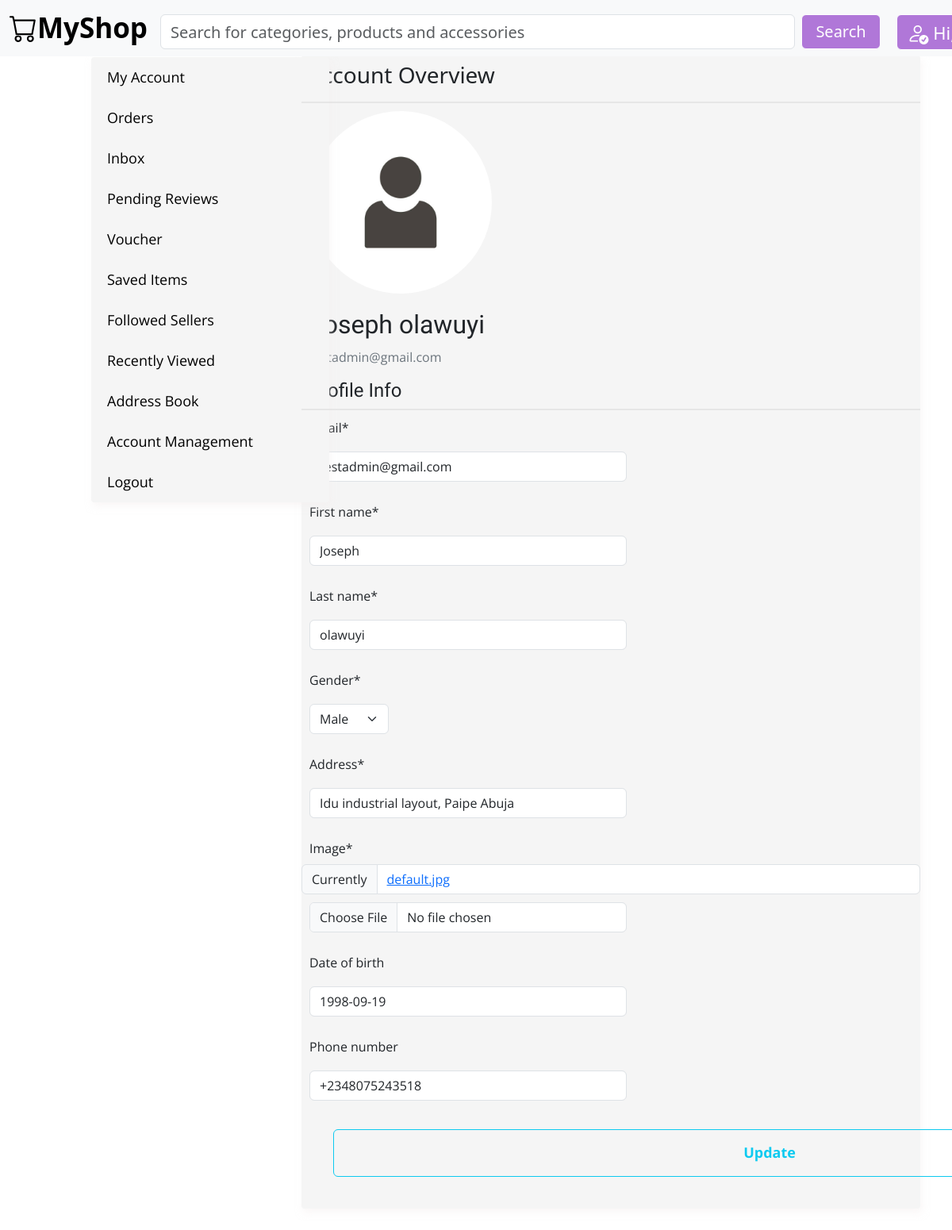
/profile/ (signed in), run on an earlier commit of the app's database.
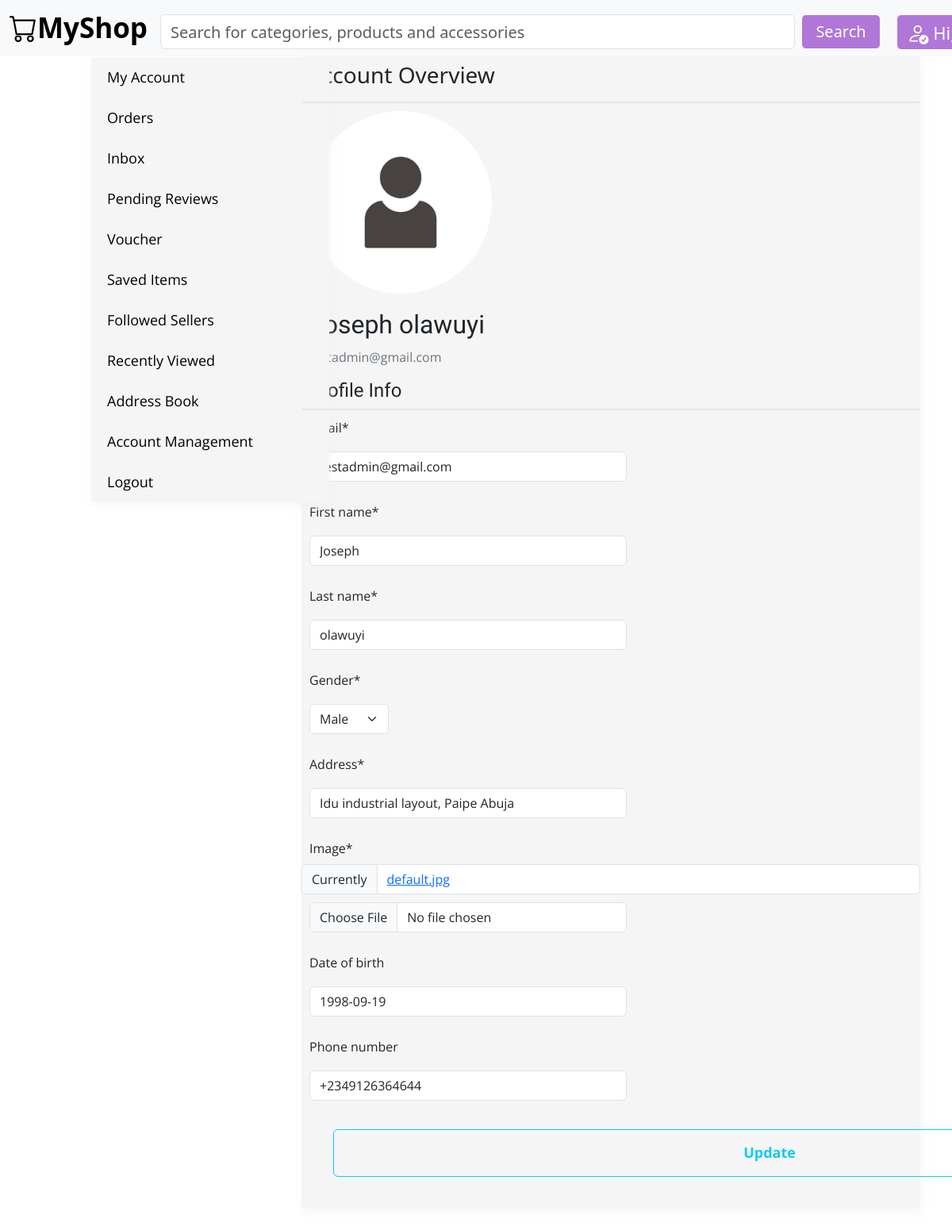
And on a later commit of the database.
### users/models.py (models this page shows, shortened)
class CustomProfile(models.Model):
    class GenderStatus(models.TextChoices):
        MALE= 'M', 'Male'
        FEMALE= 'F', 'Female'
    user= models.OneToOneField(CustomUser,
                               on_delete=models.CASCADE,)
    gender= models.CharField(max_length=1,
                             choices=GenderStatus.choices,
                             default=GenderStatus.MALE)
    address= models.CharField(max_length=250,
                              null=True)
    image= models.ImageField(upload_to= 'profile_pics',
                             default= 'default.jpg')
    date_of_birth= models.DateField(null=True,
                                    blank=True)
    phone_number = PhoneNumberField(blank= True)
    updated= models.DateTimeField(auto_now=True,)
    class Meta:
        ordering= ['-updated']
        indexes=[
            models.Index(fields=['-updated'])
        ]
        verbose_name= 'profile'
        verbose_name_plural= 'profiles'

### users/views.py (the view)
# urls.py: path('profile/', views.user_profile, name='profile'),
@login_required
def user_profile(request):
    user_profile = CustomProfile.objects.get(user=request.user)
    if request.method== "POST":
        user_form= UserUpdateForm(request.POST, instance= request.user)
        profile_form= ProfileUpdateForm(request.POST,
                                        request.FILES,
                                        instance=request.user.customprofile)
        if user_form.is_valid() and profile_form.is_valid():
            user_form.save()
            profile_form.save()
            messages.success(request, f'Account updated successfully!')
            return redirect('users:profile')
    else:
        user_form= UserUpdateForm(instance=request.user)
        profile_form= ProfileUpdateForm(instance=request.user.customprofile)
    return render(request,
                  'users/profile.html',
                  {'user_form': user_form,
                   'profile_form': profile_form,
                   'user_profile': user_profile})

### users/forms.py
class UserUpdateForm(forms.ModelForm):
    class Meta:
        model= CustomUser
        fields= ['email', 'first_name', 'last_name']

class ProfileUpdateForm(forms.ModelForm):
    class Meta:
        model = CustomProfile
        exclude= ['updated', 'user']

### cart/cart.py (called while the page is built)
    def __len__(self):
        return sum(item['quantity'] for item in self.cart.values())

### cart/context_processors.py (called while the page is built)
def cart(request):
    return {'cart': Cart(request)}

### users/templates/users/profile.html (shortened to what this page needs)
{% extends "shop/base.html" %}
{% load crispy_forms_tags %}
{% block content %}
<div class="profile-sidebar">
      <nav>
      <a class="nav-item nav-link" href="{% url 'users:profile' %}">My Account</a>
      <a class="nav-item nav-link" href="#">Orders</a>
      <a class="nav-item nav-link" href="#">Inbox</a>
      <a class="nav-item nav-link" href="#">Pending Reviews</a>
      <a class="nav-item nav-link" href="#">Voucher</a>
      <a class="nav-item nav-link" href="#">Saved Items</a>
      <a class="nav-item nav-link" href="#">Followed Sellers</a>
      <a class="nav-item nav-link" href="#">Recently Viewed</a>
      <a class="nav-item nav-link" href="#">Address Book</a>
      <a class="nav-item nav-link" href="#">Account Management</a>
      <a class="nav-item nav-link" href="#">Logout</a>
      </nav>
</div>
<section class="profile-content">
      <header>
            <h3>Account Overview</h2>
      </header>
      <hr class="solid" style="border-top: 2px solid #bbb; margin: 0; width: auto;">
      <div id="profile_pic">
            <img src="{{ user_profile.image.url }}" alt="profile">
            <h2 class="account-heading">{{ user.first_name }} {{ user.last_name }}</h2>
            <p class="text-secondary">{{ user.email }}</p>
      </div>
      <form action="" method="POST" enctype="multipart/form-data">
        <fieldset class="form-group">
            <h4>Profile Info</h4>
            <hr class="solid" style="border-top: 2px solid #bbb; margin: 0; width: auto;">
            {{ user_form|crispy }}
            {{ profile_form|crispy }}
        </fieldset>
        <div class="form-group">
            <button class="btn btn-outline-info" type="submit
            ">Update</button>
        </div>
    </form>
</section>
{% endblock content%}

What changed in the data, as far as the page shows it:
changed CustomProfile "Male": phone_number "+2348075243518" → "+2349126364644"
